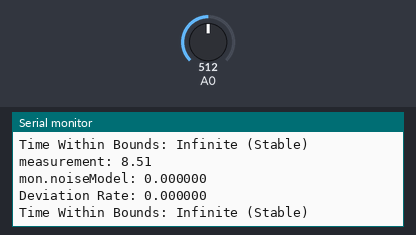
Bench run of a sketch on a simulated Arduino Uno, built with avr-gcc and run on an emulated ATmega328P. Shown: the last lines printed to the serial monitor. Inputs (shaded band) come from the test bench; at power-on: A0 = 512. Random numbers use the default seed unless the sketch sets one.

Above: at 3.1 s.
3.2 s: A0 set to 716
At 5.0 s:
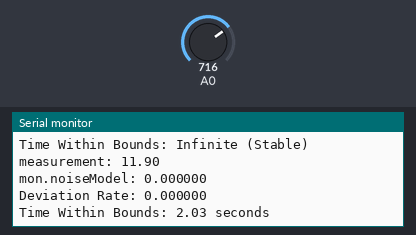
6.8 s: A0 set to 900
At 7.8 s:
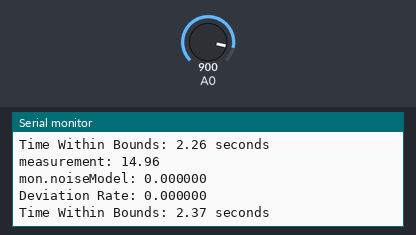
Timing chart, 0 to 9.8 s (numbered marks = the images above; inputs shaded):
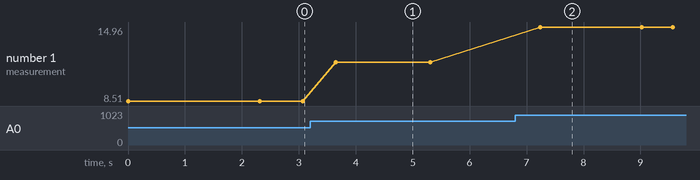

The sketch:

lemma4.ino
```cpp
#include <math.h>

#define BUFFER_SIZE 4

struct MeasurementMonitor {
    float values[BUFFER_SIZE];      // Rolling buffer for measurements
    unsigned long times[BUFFER_SIZE]; // Rolling buffer for timestamps
    float errors[4];               // Errors for each candidate model
    int count;                     // Number of samples in the buffer
    float threshold;               // Allowed deviation threshold
    float shadowValue;             // Shadowed (smoothed) value
    float noiseModel;              // Estimated noise level
    float driftModel;              // Estimated drift rate
    float weights[4];              // Dynamic weights for candidate models
    float confidence[4];           // Confidence for candidate models
    float derivatives[BUFFER_SIZE - 1]; // Stores calculated derivatives
};

// Initialize the monitor
//MeasurementMonitor monitor = {
//    {0}, {0}, {0}, 0, 0.1, 0.0, 0.0, {0.25, 0.25, 0.25, 0.25}, {1.0, 1.0, 1.0, 1.0}, {0}
//};
MeasurementMonitor monitor ;

float performMeasurement (){
  float measurement = analogRead(A0) * (17.0 / 1023.0); // Convert ADC to voltage
  return measurement;
 }

// Add a new sample to the rolling buffer
void addSample(float measurement, unsigned long currentTime, MeasurementMonitor &mon) {
    if (mon.count < BUFFER_SIZE) {
        mon.values[mon.count] = measurement;
        mon.times[mon.count] = currentTime;
        mon.count++;
    } else {
        // Shift values and times to make space for the new sample
        for (int i = 1; i < BUFFER_SIZE; i++) {
            mon.values[i - 1] = mon.values[i];
            mon.times[i - 1] = mon.times[i];
        }
        mon.values[BUFFER_SIZE - 1] = measurement;
        mon.times[BUFFER_SIZE - 1] = currentTime;
    }
}

// Calculate derivatives using nonlinear regression
void calculateDerivatives(MeasurementMonitor &mon) {
    if (mon.count < 2) return; // Not enough samples
    for (int i = 0; i < mon.count - 1; i++) {
        //unsigned long dt = mon.times[i + 1] - mon.times[i];
        float dt = mon.times[i + 1] - mon.times[i];

        mon.derivatives[i] = 0.0; // Avoid division by zero
        if (dt > 0) {
            mon.derivatives[i] = (mon.values[i + 1] - mon.values[i]) / dt;
        } else {
            mon.derivatives[i] = (mon.values[i + 1] - mon.values[i]) / dt;
            //mon.derivatives[i] = 0.0; // Avoid division by zero
        }
    }
}

// Candidate models for prediction
float linearModelPrediction(MeasurementMonitor &mon) {
    if (mon.count < 2) return mon.values[mon.count - 1];
    float slope = mon.derivatives[mon.count - 2];
    unsigned long dt = mon.times[mon.count - 1] - mon.times[mon.count - 2];
    return mon.values[mon.count - 1] + slope * dt;
}

float polynomialModelPrediction(MeasurementMonitor &mon) {
    if (mon.count < 3) return linearModelPrediction(mon);
    // Quadratic fit using the last three points
    float x1 = mon.times[mon.count - 3], x2 = mon.times[mon.count - 2], x3 = mon.times[mon.count - 1];
    float y1 = mon.values[mon.count - 3], y2 = mon.values[mon.count - 2], y3 = mon.values[mon.count - 1];
    float a = (y3 - (x3 * (y2 - y1) + x2 * y1 - x1 * y2) / (x2 - x1)) / ((x3 - x2) * (x3 - x1));
    float b = (y2 - y1) / (x2 - x1) - a * (x2 + x1);
    float c = y1 - a * x1 * x1 - b * x1;
    unsigned long dt = mon.times[mon.count - 1] - x3;
    return a * dt * dt + b * dt + c;
}

float kalmanModelPrediction(float measurement, MeasurementMonitor &mon) {
    static float state = 0.0; // Kalman state
    static float uncertainty = 1.0; // Kalman uncertainty
    float processNoise = 1e-2;
    float measurementNoise = mon.noiseModel > 0 ? mon.noiseModel : 1e-1;

    // Prediction
    float predictedState = state;
    float predictedUncertainty = uncertainty + processNoise;

    // Update
    float gain = predictedUncertainty / (predictedUncertainty + measurementNoise);
    state = predictedState + gain * (measurement - predictedState);
    uncertainty = (1 - gain) * predictedUncertainty;

    return state;
}

// Weighted prediction combining models
float weightedPrediction(MeasurementMonitor &mon) {
    float linearPred = linearModelPrediction(mon);
    float polyPred = polynomialModelPrediction(mon);
    float smoothPred = kalmanModelPrediction(mon.values[mon.count - 1], mon);
    float avgNoise = sqrt(mon.noiseModel);

    float predictions[] = {linearPred, polyPred, smoothPred};
    for (int i = 0; i < 3; i++) {
        float error = fabs(mon.values[mon.count - 1] - predictions[i]);
        mon.errors[i] = error;
//        mon.weights[i] = exp(-error / (avgNoise + 1e-6)) * mon.confidence[i];
        mon.weights[i] = exp(-mon.errors[i] / (avgNoise + 1e-6)) * mon.confidence[i];
        mon.weights[i] = exp(-mon.errors[i] / (avgNoise )) * mon.confidence[i];

    }
    float totalWeight = mon.weights[0] + mon.weights[1] + mon.weights[2];
    return (mon.weights[0] * linearPred + mon.weights[1] * polyPred + mon.weights[2] * smoothPred) / totalWeight;
}


// Main monitor measurement

float monitorMeasurement(float measurement, unsigned long currentTime, float &timeWithinBounds) {
    addSample(measurement, currentTime, monitor);
    calculateDerivatives(monitor);

    if (monitor.count < 2) {
        timeWithinBounds = INFINITY;
        return 0.0; // Not enough data to calculate
    }

    // Weighted prediction using higher-order derivatives
    //float predictedValue = monitor.values[monitor.count - 1];
    float predictedValue = weightedPrediction(monitor);

    float deltaTime = (monitor.times[monitor.count - 1] - monitor.times[monitor.count - 2]) / 1000.0;

    // First-order derivative (drift)
    if (monitor.count >= 2) {
        predictedValue += deltaTime * monitor.derivatives[monitor.count - 2];
    }

    // Second-order derivative (acceleration)
    if (monitor.count >= 3) {
        float secondDerivative = (monitor.derivatives[monitor.count - 2] - monitor.derivatives[monitor.count - 3]) / deltaTime;
        predictedValue += 0.5 * secondDerivative * deltaTime * deltaTime;
    }

    // Calculate deviation rate with fallback for zero measurement
    float deviationRate;
    if (fabs(measurement) > 1e-6) {
        deviationRate = fabs(predictedValue - measurement) / fabs(measurement);
    } else {
        deviationRate = fabs(predictedValue - measurement); // Absolute deviation if measurement is near zero
    }

    // Update noise model

    if (!isnan(deviationRate) && !isinf(deviationRate)) {
//        monitor.noiseModel = 0.9 * monitor.noiseModel + 0.1 * fabs(predictedValue - measurement);
        monitor.noiseModel = 0.9 * monitor.noiseModel + 0.1 * fabs(predictedValue - performMeasurement()); // instant measurement to verify measurement noise

    }

    // Drift estimation with directionality
    if (monitor.count >= 2) {
        float recentDrift = monitor.derivatives[monitor.count - 2];
        monitor.driftModel = 0.9 * monitor.driftModel + 0.1 * recentDrift;
    }

    // Time-to-bounds estimation
    float currentValue = monitor.values[monitor.count - 1];
    float upperBound = currentValue * (1.0 + monitor.threshold + monitor.noiseModel);
    float lowerBound = currentValue * (1.0 - monitor.threshold - monitor.noiseModel);
    float timeToUpper = INFINITY, timeToLower = INFINITY;

    if (fabs(monitor.driftModel) > 1e-6) {
        timeToUpper = (upperBound - currentValue) / monitor.driftModel;
        timeToLower = (lowerBound - currentValue) / monitor.driftModel;
    }

    // Correct time predictions based on drift direction
    if (monitor.driftModel > 0) {
        timeToLower = INFINITY; // Signal drifting upward, lower bound won't be reached
    } else if (monitor.driftModel < 0) {
        timeToUpper = INFINITY; // Signal drifting downward, upper bound won't be reached
    }

    timeWithinBounds = fmin(fmax(0, timeToUpper), fmax(0, timeToLower));
    if (isnan(timeWithinBounds) || isinf(timeWithinBounds)) {
        timeWithinBounds = INFINITY; // Fallback for invalid predictions
    }

    return isnan(deviationRate) ? 0.0 : deviationRate; // Return valid deviation rate
}

// Explicitly initialize the monitor in setup
void initializeMonitor(MeasurementMonitor &mon) {
    for (int i = 0; i < BUFFER_SIZE; i++) {
        mon.values[i] = 0.0f;
        mon.times[i] = 0;
    }
    for (int i = 0; i < 4; i++) {
        mon.errors[i] = 0.0f;
        mon.weights[i] = 0.001f;
        mon.confidence[i] = 1.0f;
    }
    for (int i = 0; i < BUFFER_SIZE - 1; i++) {
        mon.derivatives[i] = 0.0f;
    }
    mon.count = 0;
    mon.threshold = 0.0001f;
    mon.shadowValue = 0.0f;
    mon.noiseModel = 0.0f;
    mon.driftModel = 0.0f;
}


void setup() {
    Serial.begin(115200);
    initializeMonitor(monitor);
}

void loop() {
//    float measurement = analogRead(A0) * (17.0 / 1023.0); // Convert ADC to voltage
    float measurement = performMeasurement(); // perform measurement . it is called from within monitorMeasurement too to determine noise model

    unsigned long currentTime = millis();

    float timeWithinBounds;
    float deviationRate = monitorMeasurement(measurement, currentTime, timeWithinBounds);

    Serial.print("measurement: ");
    Serial.println(measurement);

    Serial.print("mon.noiseModel: ");
    Serial.println(monitor.noiseModel,6);

    Serial.print("Deviation Rate: ");
    Serial.println(deviationRate,6);
    Serial.print("Time Within Bounds: ");
    if (isinf(timeWithinBounds)) {
        Serial.println("Infinite (Stable)");
    } else {
        Serial.print(timeWithinBounds);
        Serial.println(" seconds");
    }

    delay(random(500, 3000)); // Simulate variable sampling rate
}
```

Measured:
- after the input at 3.2 s, the serial monitor: prints a new line after 0.45 s (image 1)
- after the input at 6.8 s, the serial monitor: prints a new line after 0.44 s (image 2)
- plotted number 1: 8.51 → 11.9 after the input at 3.2 s, 11.9 → 14.96 after the input at 6.8 s
